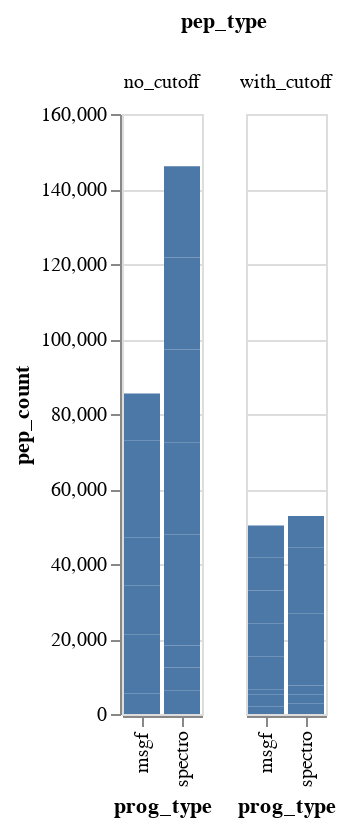

Notebook code for this chart:
### Code cell
alt.Chart(source).mark_bar().encode(
    x='prog_type:O',
    y='pep_count',
    column='pep_type',
)

### Figure 1 — Vega-Lite specification as saved in the notebook (floating-point values rounded to 4 significant figures)
{"config": {"view": {"continuousWidth": 400, "continuousHeight": 300}}, "data": {"name": "data-a8dc1c84390f19f621f3ec89f1acedca"}, "mark": "bar", "encoding": {"column": {"type": "nominal", "field": "pep_type"}, "x": {"type": "ordinal", "field": "prog_type"}, "y": {"type": "quantitative", "field": "pep_count"}}, "$schema": "https://vega.github.io/schema/vega-lite/v4.8.1.json", "datasets": {"data-a8dc1c84390f19f621f3ec89f1acedca": [{"file": "singleCell_1", "prog_type": "spectro", "scan_type": "no_cutoff", "pep_type": "no_cutoff", "pep_count": 6230, "scan_count": 5809}, {"file": "singleCell_1", "prog_type": "spectro", "scan_type": "with_cutoff", "pep_type": "with_cutoff", "pep_count": 2727, "scan_count": 3252}, {"file": "singleCell_1", "prog_type": "msgf", "scan_type": "no_cutoff", "pep_type": "no_cutoff", "pep_count": 5540, "scan_count": 5759}, {"file": "singleCell_1", "prog_type": "msgf", "scan_type": "with_cutoff", "pep_type": "with_cutoff", "pep_count": 2068, "scan_count": 2290}, {"file": "singleCell_2", "prog_type": "spectro", "scan_type": "no_cutoff", "pep_type": "no_cutoff", "pep_count": 6174, "scan_count": 5635}, {"file": "singleCell_2", "prog_type": "spectro", "scan_type": "with_cutoff", "pep_type": "with_cutoff", "pep_count": 2515, "scan_count": 2909}, {"file": "singleCell_2", "prog_type": "msgf", "scan_type": "no_cutoff", "pep_type": "no_cutoff", "pep_count": 5391, "scan_count": 5503}, {"file": "singleCell_2", "prog_type": "msgf", "scan_type": "with_cutoff", "pep_type": "with_cutoff", "pep_count": 1641, "scan_count": 1759}, {"file": "singleCell_3", "prog_type": "spectro", "scan_type": "no_cutoff", "pep_type": "no_cutoff", "pep_count": 5837, "scan_count": 5331}, {"file": "singleCell_3", "prog_type": "spectro", "scan_type": "with_cutoff", "pep_type": "with_cutoff", "pep_count": 2354, "scan_count": 2696}, {"file": "singleCell_3", "prog_type": "msgf", "scan_type": "no_cutoff", "pep_type": "no_cutoff", "pep_count": 5343, "scan_count": 5413}, {"file": "singleCell_3", "prog_type": "msgf", "scan_type": "with_cutoff", "pep_type": "with_cutoff", "pep_count": 1446, "scan_count": 1547}, {"file": "singleCell_4", "prog_type": "spectro", "scan_type": "no_cutoff", "pep_type": "no_cutoff", "pep_count": 4694, "scan_count": 4414}, {"file": "singleCell_4", "prog_type": "spectro", "scan_type": "with_cutoff", "pep_type": "with_cutoff", "pep_count": 2254, "scan_count": 2578}, {"file": "singleCell_4", "prog_type": "msgf", "scan_type": "no_cutoff", "pep_type": "no_cutoff", "pep_count": 4827, "scan_count": 5104}, {"file": "singleCell_4", "prog_type": "msgf", "scan_type": "with_cutoff", "pep_type": "with_cutoff", "pep_count": 1472, "scan_count": 1571}, {"file": "50ng_1", "prog_type": "spectro", "scan_type": "no_cutoff", "pep_type": "no_cutoff", "pep_count": 24844, "scan_count": 15186}, {"file": "50ng_1", "prog_type": "spectro", "scan_type": "with_cutoff", "pep_type": "with_cutoff", "pep_count": 8541, "scan_count": 10713}, {"file": "50ng_1", "prog_type": "msgf", "scan_type": "no_cutoff", "pep_type": "no_cutoff", "pep_count": 13102, "scan_count": 13894}, {"file": "50ng_1", "prog_type": "msgf", "scan_type": "with_cutoff", "pep_type": "with_cutoff", "pep_count": 8755, "scan_count": 9577}, {"file": "50ng_2", "prog_type": "spectro", "scan_type": "no_cutoff", "pep_type": "no_cutoff", "pep_count": 24553, "scan_count": 15096}, {"file": "50ng_2", "prog_type": "spectro", "scan_type": "with_cutoff", "pep_type": "with_cutoff", "pep_count": 8374, "scan_count": 10554}, {"file": "50ng_2", "prog_type": "msgf", "scan_type": "no_cutoff", "pep_type": "no_cutoff", "pep_count": 12947, "scan_count": 13792}, {"file": "50ng_2", "prog_type": "msgf", "scan_type": "with_cutoff", "pep_type": "with_cutoff", "pep_count": 8653, "scan_count": 9521}, {"file": "50ng_3", "prog_type": "spectro", "scan_type": "no_cutoff", "pep_type": "no_cutoff", "pep_count": 24837, "scan_count": 15067}, {"file": "50ng_3", "prog_type": "spectro", "scan_type": "with_cutoff", "pep_type": "with_cutoff", "pep_count": 8941, "scan_count": 10861}, {"file": "50ng_3", "prog_type": "msgf", "scan_type": "no_cutoff", "pep_type": "no_cutoff", "pep_count": 12847, "scan_count": 13796}, {"file": "50ng_3", "prog_type": "msgf", "scan_type": "with_cutoff", "pep_type": "with_cutoff", "pep_count": 8911, "scan_count": 9800}, {"file": "50ng_4", "prog_type": "spectro", "scan_type": "no_cutoff", "pep_type": "no_cutoff", "pep_count": 24550, "scan_count": 14937}, {"file": "50ng_4", "prog_type": "spectro", "scan_type": "with_cutoff", "pep_type": "with_cutoff", "pep_count": 8642, "scan_count": 10619}, {"file": "50ng_4", "prog_type": "msgf", "scan_type": "no_cutoff", "pep_type": "no_cutoff", "pep_count": 12848, "scan_count": 13738}, {"file": "50ng_4", "prog_type": "msgf", "scan_type": "with_cutoff", "pep_type": "with_cutoff", "pep_count": 8752, "scan_count": 9595}, {"file": "50ng_5", "prog_type": "spectro", "scan_type": "no_cutoff", "pep_type": "no_cutoff", "pep_count": 24316, "scan_count": 14761}, {"file": "50ng_5", "prog_type": "spectro", "scan_type": "with_cutoff", "pep_type": "with_cutoff", "pep_count": 8463, "scan_count": 10438}, {"file": "50ng_5", "prog_type": "msgf", "scan_type": "no_cutoff", "pep_type": "no_cutoff", "pep_count": 12627, "scan_count": 13536}, {"file": "50ng_5", "prog_type": "msgf", "scan_type": "with_cutoff", "pep_type": "with_cutoff", "pep_count": 8591, "scan_count": 9455}]}}
